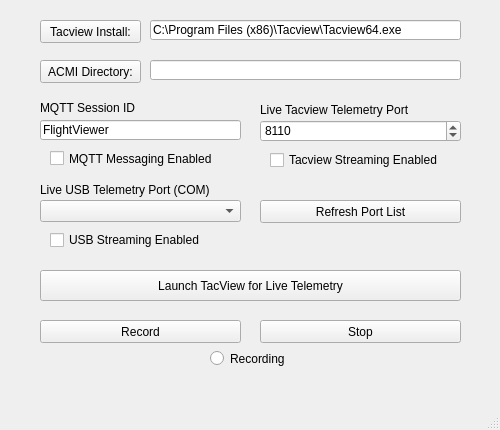
<?xml version="1.0" encoding="UTF-8"?>
<ui version="4.0">
 <class>ThunderViewer</class>
 <widget class="QMainWindow" name="ThunderViewer">
  <property name="geometry">
   <rect>
    <x>0</x>
    <y>0</y>
    <width>500</width>
    <height>430</height>
   </rect>
  </property>
  <property name="minimumSize">
   <size>
    <width>500</width>
    <height>430</height>
   </size>
  </property>
  <property name="maximumSize">
   <size>
    <width>500</width>
    <height>430</height>
   </size>
  </property>
  <property name="windowTitle">
   <string>Thunder Viewer</string>
  </property>
  <widget class="QWidget" name="centralwidget">
   <widget class="QLineEdit" name="mqtt_id">
    <property name="geometry">
     <rect>
      <x>40</x>
      <y>120</y>
      <width>201</width>
      <height>20</height>
     </rect>
    </property>
    <property name="text">
     <string>FlightViewer</string>
    </property>
   </widget>
   <widget class="QRadioButton" name="recording">
    <property name="geometry">
     <rect>
      <x>210</x>
      <y>350</y>
      <width>82</width>
      <height>17</height>
     </rect>
    </property>
    <property name="text">
     <string>Recording</string>
    </property>
   </widget>
   <widget class="QPushButton" name="record">
    <property name="geometry">
     <rect>
      <x>40</x>
      <y>320</y>
      <width>201</width>
      <height>23</height>
     </rect>
    </property>
    <property name="text">
     <string>Record</string>
    </property>
   </widget>
   <widget class="QPushButton" name="stop">
    <property name="geometry">
     <rect>
      <x>260</x>
      <y>320</y>
      <width>201</width>
      <height>23</height>
     </rect>
    </property>
    <property name="text">
     <string>Stop</string>
    </property>
   </widget>
   <widget class="QLabel" name="label_2">
    <property name="geometry">
     <rect>
      <x>40</x>
      <y>100</y>
      <width>201</width>
      <height>16</height>
     </rect>
    </property>
    <property name="text">
     <string>MQTT Session ID</string>
    </property>
   </widget>
   <widget class="QCheckBox" name="mqtt">
    <property name="geometry">
     <rect>
      <x>50</x>
      <y>150</y>
      <width>191</width>
      <height>17</height>
     </rect>
    </property>
    <property name="text">
     <string>MQTT Messaging Enabled</string>
    </property>
   </widget>
   <widget class="QPushButton" name="acmi_select">
    <property name="geometry">
     <rect>
      <x>40</x>
      <y>60</y>
      <width>101</width>
      <height>23</height>
     </rect>
    </property>
    <property name="text">
     <string>ACMI Directory:</string>
    </property>
   </widget>
   <widget class="QLabel" name="label_3">
    <property name="geometry">
     <rect>
      <x>260</x>
      <y>100</y>
      <width>201</width>
      <height>20</height>
     </rect>
    </property>
    <property name="text">
     <string>Live Tacview Telemetry Port</string>
    </property>
   </widget>
   <widget class="QCheckBox" name="live_telem">
    <property name="geometry">
     <rect>
      <x>270</x>
      <y>150</y>
      <width>191</width>
      <height>20</height>
     </rect>
    </property>
    <property name="text">
     <string>Tacview Streaming Enabled</string>
    </property>
   </widget>
   <widget class="QPushButton" name="launch_tacview_live">
    <property name="geometry">
     <rect>
      <x>40</x>
      <y>270</y>
      <width>421</width>
      <height>31</height>
     </rect>
    </property>
    <property name="text">
     <string>Launch TacView for Live Telemetry</string>
    </property>
   </widget>
   <widget class="QPushButton" name="tacview_select">
    <property name="geometry">
     <rect>
      <x>40</x>
      <y>20</y>
      <width>101</width>
      <height>23</height>
     </rect>
    </property>
    <property name="text">
     <string>Tacview Install:</string>
    </property>
   </widget>
   <widget class="QSpinBox" name="live_telem_port">
    <property name="geometry">
     <rect>
      <x>260</x>
      <y>120</y>
      <width>201</width>
      <height>22</height>
     </rect>
    </property>
    <property name="maximum">
     <number>9999</number>
    </property>
    <property name="value">
     <number>8110</number>
    </property>
   </widget>
   <widget class="QLineEdit" name="tacview_path">
    <property name="geometry">
     <rect>
      <x>150</x>
      <y>20</y>
      <width>311</width>
      <height>20</height>
     </rect>
    </property>
    <property name="text">
     <string>C:\Program Files (x86)\Tacview\Tacview64.exe</string>
    </property>
    <property name="readOnly">
     <bool>true</bool>
    </property>
   </widget>
   <widget class="QLineEdit" name="acmi_path">
    <property name="geometry">
     <rect>
      <x>150</x>
      <y>60</y>
      <width>311</width>
      <height>20</height>
     </rect>
    </property>
    <property name="readOnly">
     <bool>true</bool>
    </property>
   </widget>
   <widget class="QCheckBox" name="live_usb">
    <property name="geometry">
     <rect>
      <x>50</x>
      <y>230</y>
      <width>191</width>
      <height>20</height>
     </rect>
    </property>
    <property name="text">
     <string>USB Streaming Enabled</string>
    </property>
   </widget>
   <widget class="QLabel" name="label_4">
    <property name="geometry">
     <rect>
      <x>40</x>
      <y>180</y>
      <width>201</width>
      <height>20</height>
     </rect>
    </property>
    <property name="text">
     <string>Live USB Telemetry Port (COM)</string>
    </property>
   </widget>
   <widget class="QComboBox" name="usb_ports">
    <property name="geometry">
     <rect>
      <x>40</x>
      <y>200</y>
      <width>201</width>
      <height>22</height>
     </rect>
    </property>
   </widget>
   <widget class="QPushButton" name="port_refresh">
    <property name="geometry">
     <rect>
      <x>260</x>
      <y>200</y>
      <width>201</width>
      <height>23</height>
     </rect>
    </property>
    <property name="text">
     <string>Refresh Port List</string>
    </property>
   </widget>
  </widget>
  <widget class="QMenuBar" name="menubar">
   <property name="geometry">
    <rect>
     <x>0</x>
     <y>0</y>
     <width>500</width>
     <height>21</height>
    </rect>
   </property>
  </widget>
  <widget class="QStatusBar" name="statusbar"/>
 </widget>
 <resources/>
 <connections/>
</ui>
